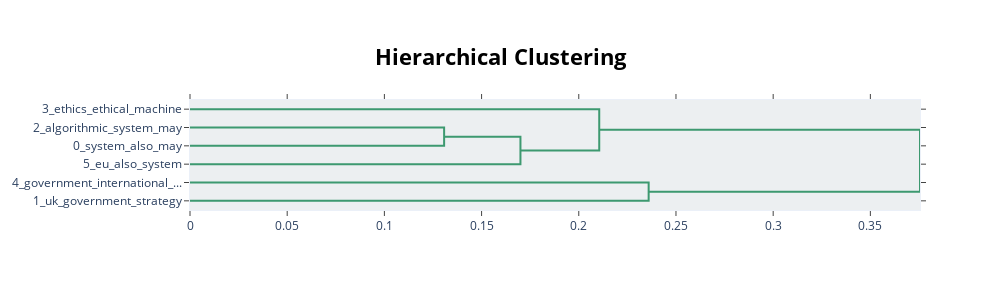

Write notebook code for a chart like this one.
### Code cell
# Visualisation des hiérarchies entre les topics
topic_model.visualize_hierarchy()

### Figure 1 — Plotly figure (JSON) as saved in the notebook; plotly's stock layout.template omitted (floating-point values rounded to 4 significant figures)
{"data": [{"hoverinfo": "text", "marker": {"color": "rgb(61,153,112)"}, "mode": "lines", "type": "scatter", "x": [0, 0.1307, 0.1307, 0], "xaxis": "x", "y": [-15, -15, -25, -25], "yaxis": "y"}, {"hoverinfo": "text", "marker": {"color": "rgb(61,153,112)"}, "mode": "lines", "type": "scatter", "x": [0.1307, 0.17, 0.17, 0], "xaxis": "x", "y": [-20, -20, -35, -35], "yaxis": "y"}, {"hoverinfo": "text", "marker": {"color": "rgb(61,153,112)"}, "mode": "lines", "type": "scatter", "x": [0, 0.2105, 0.2105, 0.17], "xaxis": "x", "y": [-5, -5, -27.5, -27.5], "yaxis": "y"}, {"hoverinfo": "text", "marker": {"color": "rgb(61,153,112)"}, "mode": "lines", "type": "scatter", "x": [0, 0.2359, 0.2359, 0], "xaxis": "x", "y": [-45, -45, -55, -55], "yaxis": "y"}, {"hoverinfo": "text", "marker": {"color": "rgb(61,153,112)"}, "mode": "lines", "type": "scatter", "x": [0.2105, 0.3755, 0.3755, 0.2359], "xaxis": "x", "y": [-16.25, -16.25, -50, -50], "yaxis": "y"}], "layout": {"autosize": false, "height": 290, "hoverlabel": {"bgcolor": "white", "font": {"family": "Rockwell", "size": 16}}, "hovermode": "closest", "plot_bgcolor": "#ECEFF1", "showlegend": false, "title": {"font": {"color": "Black", "size": 22}, "text": "<b>Hierarchical Clustering</b>", "x": 0.5, "xanchor": "center", "yanchor": "top"}, "width": 1000, "xaxis": {"mirror": "allticks", "rangemode": "tozero", "showgrid": false, "showline": true, "showticklabels": true, "ticks": "outside", "type": "linear", "zeroline": false}, "yaxis": {"mirror": "allticks", "range": [-60, 0], "rangemode": "tozero", "showgrid": false, "showline": true, "showticklabels": true, "tickmode": "array", "ticks": "outside", "ticktext": ["3_ethics_ethical_machine", "2_algorithmic_system_may", "0_system_also_may", "5_eu_also_system", "4_government_international_...", "1_uk_government_strategy"], "tickvals": [-5, -15, -25, -35, -45, -55], "type": "linear", "zeroline": false}}}
